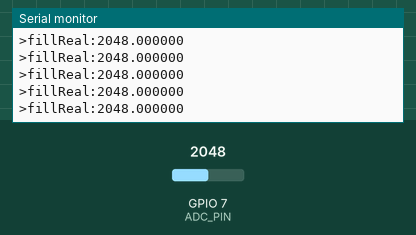
Recording of a program running on a simulated ESP32. Parts: the last lines printed to the serial monitor. Inputs (shaded band) come from the test bench; at power-on: GPIO 7 (ADC_PIN) = 2048 (analog values on the 0–4095 scale).

Above: at 2.2 s.
2.3 s: GPIO 7 (ADC_PIN) set to 2866
At 3.2 s:
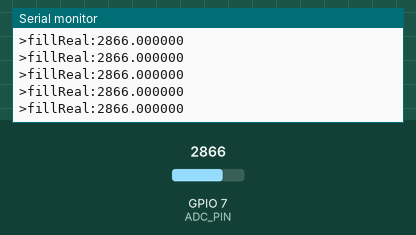
3.8 s: GPIO 7 (ADC_PIN) set to 3603
At 4.6 s:
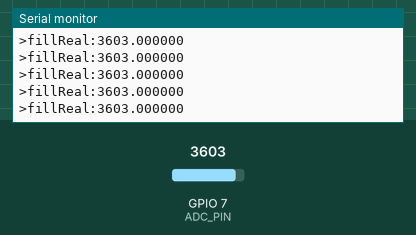
Timing chart, 0 to 6.8 s (numbered marks = the images above; inputs shaded):
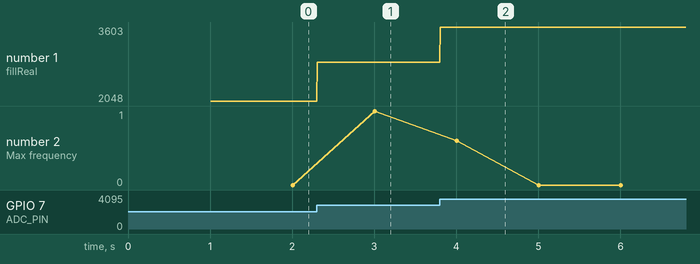

Measured:
- after the input at 2.3 s, the serial monitor: prints a new line at once (image 1)
- after the input at 3.8 s, the serial monitor: prints a new line at once (image 2)
- plotted number 1: 2048 → 2866 after the input at 2.3 s, 2866 → 3603 after the input at 3.8 s
- plotted number 2: 0 → 1 after the input at 2.3 s

The program:

main.cpp
```cpp
#include <Arduino.h>
#include <arduinoFFT.h>

#define ADC_PIN 7 // V4 ADC pin range on GPIO1-7
#define SAMPLES 128
#define SAMPLING_FREQUENCY 128

static double vReal0[SAMPLES], vImag0[SAMPLES];
static double vReal1[SAMPLES], vImag1[SAMPLES];
double *fillReal = vReal0, *fillImag = vImag0;
double *procReal = vReal0, *procImag = vImag0;

volatile int sampleIdx = 0;
SemaphoreHandle_t xBufferSemaphore;
hw_timer_t *timer = NULL;

void displayDataScreen();

void IRAM_ATTR onTimer() {
    fillReal[sampleIdx] = (double)analogRead(ADC_PIN);
    // For serial plotter
    Serial.printf(">fillReal:%f\r\n", fillReal[sampleIdx]);

    fillImag[sampleIdx] = 0.0;
    sampleIdx++;

    if (sampleIdx >= SAMPLES) {
        sampleIdx = 0;
        procReal = fillReal;
        procImag = fillImag;
        fillReal = (fillReal == vReal0) ? vReal1 : vReal0;
        fillImag = (fillImag == vImag0) ? vImag1 : vImag0;

        BaseType_t xHigherPriorityTaskWoken = pdFALSE;
        xSemaphoreGiveFromISR(xBufferSemaphore, &xHigherPriorityTaskWoken);
        if (xHigherPriorityTaskWoken) portYIELD_FROM_ISR();
    }
}

void TaskFFT(void *pvParameters) {
    ArduinoFFT<double> FFT = ArduinoFFT<double>(procReal, procImag, SAMPLES, SAMPLING_FREQUENCY);

    while (true) {
        if (xSemaphoreTake(xBufferSemaphore, portMAX_DELAY) == pdTRUE) {
            double mean = 0;
            for (int i = 0; i < SAMPLES; i++) {
                mean += procReal[i];
            }
            mean /= SAMPLES;
            for (int i = 0; i < SAMPLES; i++) {
                procReal[i] -= mean;
            }

            FFT = ArduinoFFT<double>(procReal, procImag, SAMPLES, SAMPLING_FREQUENCY);
            FFT.windowing(FFT_WIN_TYP_HAMMING, FFT_FORWARD);
            FFT.compute(FFT_FORWARD);
            FFT.complexToMagnitude();

            double peak = FFT.majorPeak();
            Serial.printf(">Max frequency:%.1f\r\n", peak);
        }
    }
}

void setup() {
    Serial.begin(115200);
    delay(1000);

    Serial.println("FFT receiver starting...");
    Serial.print("Using ADC pin: ");
    Serial.println(ADC_PIN);
    Serial.printf("Samples=%d, Fs=%d Hz\n", SAMPLES, SAMPLING_FREQUENCY);

    analogReadResolution(12);
    analogSetAttenuation(ADC_11db);

    xBufferSemaphore = xSemaphoreCreateBinary();

    timer = timerBegin(0, 80, true);
    timerAttachInterrupt(timer, &onTimer, true);
    timerAlarmWrite(timer, 1000000 / SAMPLING_FREQUENCY, true);
    timerAlarmEnable(timer);

    xTaskCreatePinnedToCore(TaskFFT, "FFT", 10000, NULL, 1, NULL, 0);
}

void loop() {
    vTaskDelay(portMAX_DELAY);
}
```
